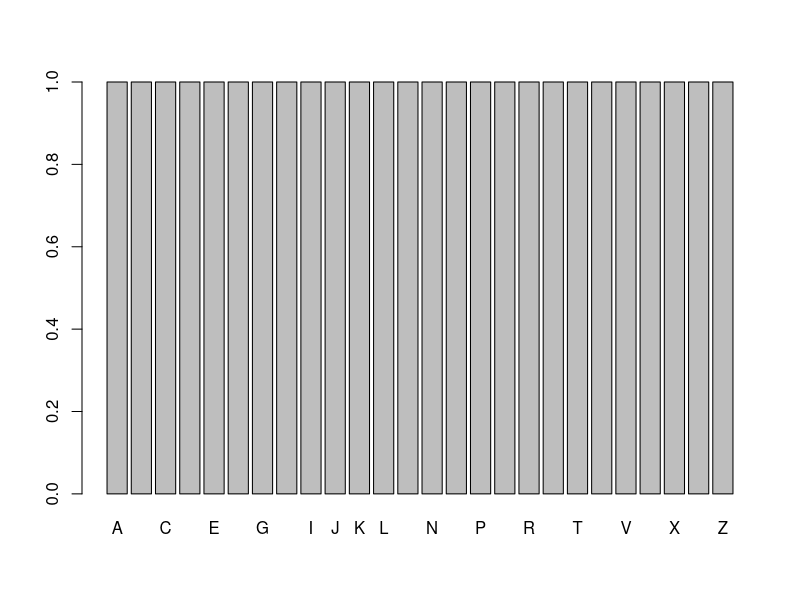

Generate this figure with R:
#################################################################################################### 
##
## Project:
## Script purpose:
## Encoding: UTF-8
## Packages:
## Date:
## Author: Michelle González Amador
## Version:
## Notes v00:
##
####################################################################################################

library(tidyverse)
x <- sample(LETTERS)
barplot(table(x))
xx = 444
